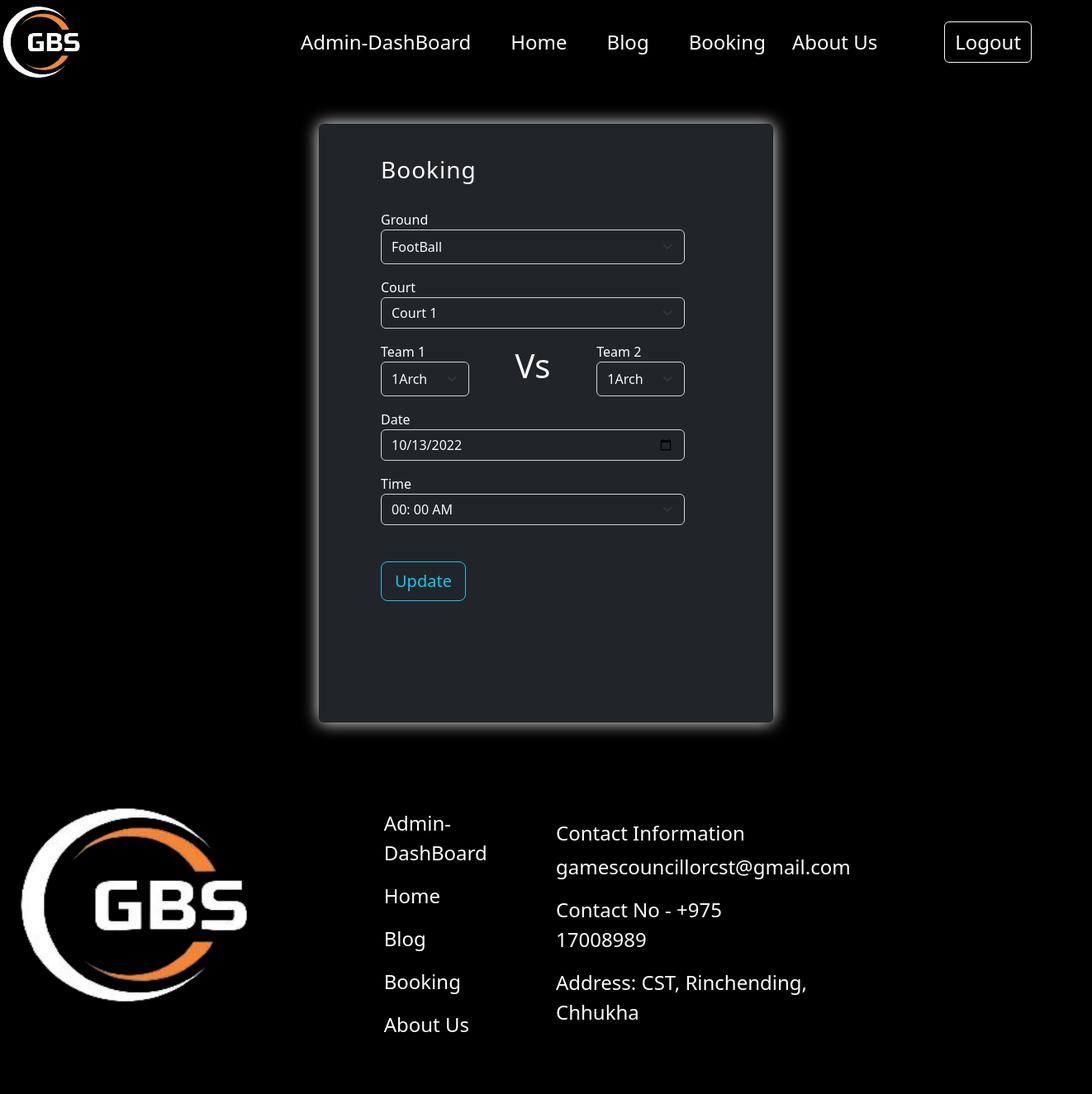
The app's page /editBooking/1 (signed in) with its own data.
### models.py (models this page shows, shortened)
class Bookings(db.Model):
    bId = db.Column(db.Integer, primary_key=True, autoincrement=True)
    ground = db.Column(db.String(100), nullable=False)
    team_1 = db.Column(db.String(10), nullable=False)
    team_2 = db.Column(db.String(10), nullable=False)
    courtName = db.Column(db.String(100), nullable=False)
    date = db.Column(db.Date, nullable=False)
    time = db.Column(db.String(100), nullable=False)

### app.py (the view)
@app.route('/editBooking/<int:id>',methods=['GET','POST'])
def editB(id):
    if 'role' in session:
        form=f.BookingForm()
        g=Grounds.query.all()
        ground=[]
        for x in g:
            ground.append(x.groundName)
        form.groundName.choices=ground
        form.courtName.choices=func.court(3)
        form.time.choices=func.schedule(1)
        form.team_1.choices=course
        form.team_2.choices=course
        uData=Bookings.query.get_or_404(id)
        bk={'booking':form}
        detail={'bk':bk,'uData':uData}
        if request.method == 'POST':
            checkBook=Bookings.query.all()
            for x in checkBook:
                if(x.ground==form.groundName.data and x.courtName==form.courtName.data and x.date==form.date.data and x.time==form.time.data):
                    print("Booking has been already made")
                    return redirect('/gamesCouncillor-Dashboard')
            uData.groundName=form.groundName.data
            uData.team_1=form.team_1.data
            uData.team_2=form.team_2.data
            uData.courtName=form.courtName.data
            uData.date=form.date.data
            uData.time=form.time.data
            db.session.commit()
            return redirect('/booking')
        else:
            return render_template('editGivenBooking.html',data={'role_status': session['LogAs']},detail=detail)
    else:
        return redirect('/login')

### forms.py
class BookingForm(FlaskForm):
    groundName = SelectField('Ground', validators=[DataRequired()])
    team_1=SelectField('Team 1', validators=[DataRequired()])
    team_2=SelectField('Team 2', validators=[DataRequired()])
    courtName = SelectField('Court', validators=[DataRequired()])
    date = DateField('Date', validators=[DataRequired()])
    time = SelectField('Time' ,validators=[DataRequired()])
    submit = SubmitField('Book Now')

### functions.py (called while the page is built)
def court(r):
    court=[]
    for x in range(1,r):
        court.append("Court "+str(x))
    return court

### templates/editGivenBooking.html (shortened to what this page needs)
{%extends 'index.html'%}
{%block content%}
<div class="card bg-dark mx-auto my-5 py-5" style="width: 550px; box-shadow: 0 0 20px white;" >
  <section class="" >
      <div class="container col-12" >
        <div class="row mx-auto">
          <div class="col-12 mx-auto my-4  text-black">
            <div class="d-flex align-items-center h-custom-2 mx-auto mt-3" style="width: 400px;">
              <form class="text-start" method="post" style="width: 23rem;">
                <h3 class="fw-normal mb-3 pb-3" style="letter-spacing: 1px;">Booking</h3>
                <div class="form-outline mb-3">
                  {{detail.bk.booking.groundName.label(class="text-start")}}
                  {{detail.bk.booking.groundName(class="form-select bg-dark text-light form-control-lg",value=detail.uData.groundName)}}
                </div>
                <div class="form-outline mb-3">
                  {{detail.bk.booking.courtName.label(class="text-start")}}
                  {{detail.bk.booking.courtName(class="form-select bg-dark text-light ",value=detail.uData.courtName)}}
                </div>
                <div class=" row mb-3">
                  <div class=" form-outline col-4">
                    {{detail.bk.booking.team_1.label(class="text-start")}}
                    {{detail.bk.booking.team_1(class="form-select bg-dark text-light col-4 form-control-lg", value=detail.uData.team_1)}}
                  </div>
                  <h1 class="text-center col-4 align-content-center">Vs</h1>
                  <div class="form-outline col-4">
                    {{detail.bk.booking.team_2.label(class="text-start")}}
                    {{detail.bk.booking.team_2(class="form-select bg-dark col-4 text-light form-control-lg", value=detail.uData.team_2)}}
                  </div>
                </div>
                <div class="row mb-3">
                  <div class="form-outline">
                    {{detail.bk.booking.date.label(class="text-start")}}
                    {{detail.bk.booking.date(class="form-control mb-3 bg-dark text-light ", value=detail.uData.date )}}
                  </div>
                  <div class="form-outline">
                    {{detail.bk.booking.time.label(class="text-start")}}
                    {{detail.bk.booking.time(class="form-select mb-3 bg-dark text-light", value=detail.uData.time)}}
                  </div>
                </div>
                <div class="pt-1 mt-4 mb-4 text-start">
                  {{detail.bk.booking.submit(class="btn btn-outline-info btn-lg btn-block " ,value='Update')}}
                </div>
              </form>
            </div>
          </div>
        </div>
      </div>
    </section>
</div>
{%endblock%}

### static/css/index.css (style rules this page uses)
* { background-color: rgba(0, 0, 0, 0); color: white; }
@media (min-width: 1025px) { .h-custom-2 { height: 80%; } }

### records on screen
Bookings: courtName "Court 1", team_1 "1Arch", team_2 "1Arch", date "10/13/2022", time "00: 00 AM"

### other values on screen
{{ detail.bk.booking.groundName.label(class="text-start") }} "Ground"
{{ detail.bk.booking.courtName.label(class="text-start") }} "Court"
{{ detail.bk.booking.team_1.label(class="text-start") }} "Team 1"
{{ detail.bk.booking.team_2.label(class="text-start") }} "Team 2"
{{ detail.bk.booking.date.label(class="text-start") }} "Date"
{{ detail.bk.booking.time.label(class="text-start") }} "Time"
